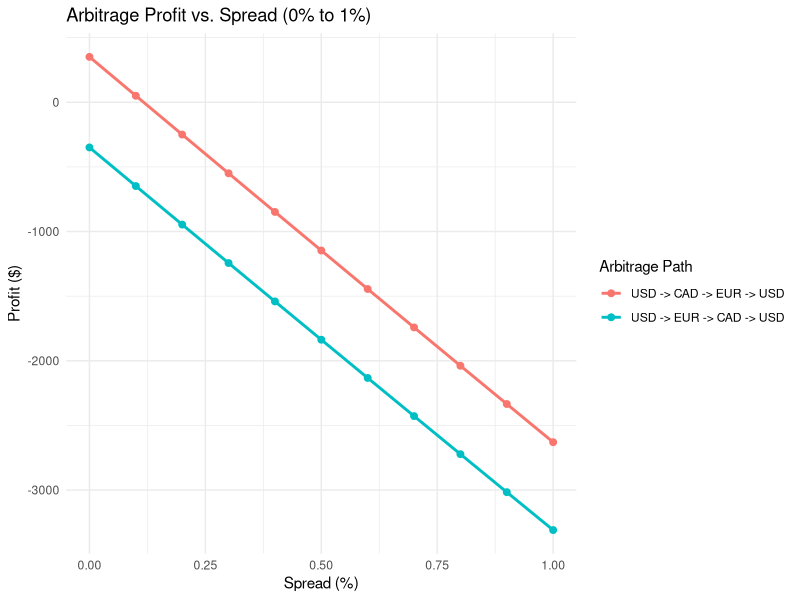

The R source for this figure:
# Load necessary libraries
library(dplyr)
library(ggplot2)

# Initial investment
Q <- 100000  

# Fixed exchange rates
exchange_rates <- list(
  "USD_to_CAD" = 1.43,
  "USD_to_EUR" = 0.95,
  "EUR_to_CAD" = 1.50
)

# Function to compute arbitrage opportunities for a given spread (0% to 1%)
calculate_arbitrage <- function(spread) {
  
  # Adjusted exchange rates with spread
  adjusted_rates <- list(
    "USD_to_CAD" = exchange_rates$USD_to_CAD * (1 - spread),
    "USD_to_EUR" = exchange_rates$USD_to_EUR * (1 - spread),
    "EUR_to_CAD" = exchange_rates$EUR_to_CAD * (1 - spread),
    "CAD_to_USD" = (1 / exchange_rates$USD_to_CAD) * (1 - spread),
    "EUR_to_USD" = (1 / exchange_rates$USD_to_EUR) * (1 - spread),
    "CAD_to_EUR" = (1 / exchange_rates$EUR_to_CAD) * (1 - spread)
  )
  
  # Define arbitrage paths
  paths <- list(
    "USD -> CAD -> EUR -> USD" = function(Q) {
      Q_CAD <- Q * adjusted_rates$USD_to_CAD
      Q_EUR <- Q_CAD * adjusted_rates$CAD_to_EUR
      Q_USD <- Q_EUR * adjusted_rates$EUR_to_USD
      return(Q_USD)
    },
    "USD -> EUR -> CAD -> USD" = function(Q) {
      Q_EUR <- Q * adjusted_rates$USD_to_EUR
      Q_CAD <- Q_EUR * adjusted_rates$EUR_to_CAD
      Q_USD <- Q_CAD * adjusted_rates$CAD_to_USD
      return(Q_USD)
    }
  )
  
  # Store results
  results <- list()
  
  for (path in names(paths)) {
    final_amount <- paths[[path]](Q)
    profit <- final_amount - Q
    results[[length(results) + 1]] <- data.frame(
      Spread = spread * 100,  # Convert to percentage
      Path = path,
      Profit = profit
    )
  }
  
  return(do.call(rbind, results))  
}

# Run calculations for spreads from 0% to 1% in steps of 0.1% (0.001)
spread_values <- seq(0.000, 0.010, by = 0.001)
arbitrage_results <- do.call(rbind, lapply(spread_values, calculate_arbitrage))

# Display the computed results (only profit)
arbitrage_results <- arbitrage_results %>% select(Spread, Path, Profit)
print(arbitrage_results)

# Plot: Profit vs. Spread for Both Paths
ggplot(arbitrage_results, aes(x = Spread, y = Profit, color = Path)) +
  geom_line(size = 1) +
  geom_point(size = 2) +
  theme_minimal() +
  labs(title = "Arbitrage Profit vs. Spread (0% to 1%)",
       x = "Spread (%)",
       y = "Profit ($)",
       color = "Arbitrage Path")